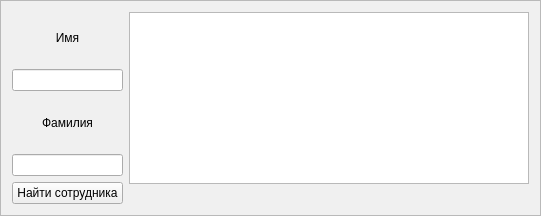
   <widget class="QFrame" name="frame_2">
    <property name="geometry">
     <rect>
      <x>580</x>
      <y>300</y>
      <width>541</width>
      <height>216</height>
     </rect>
    </property>
    <property name="palette">
     <palette>
      <active>
       <colorrole role="WindowText">
        <brush brushstyle="SolidPattern">
         <color alpha="255">
          <red>0</red>
          <green>0</green>
          <blue>0</blue>
         </color>
        </brush>
       </colorrole>
       <colorrole role="Button">
        <brush brushstyle="SolidPattern">
         <color alpha="255">
          <red>240</red>
          <green>240</green>
          <blue>240</blue>
         </color>
        </brush>
       </colorrole>
       <colorrole role="Light">
        <brush brushstyle="SolidPattern">
         <color alpha="255">
          <red>255</red>
          <green>255</green>
          <blue>255</blue>
         </color>
        </brush>
       </colorrole>
       <colorrole role="Midlight">
        <brush brushstyle="SolidPattern">
         <color alpha="255">
          <red>227</red>
          <green>227</green>
          <blue>227</blue>
         </color>
        </brush>
       </colorrole>
       <colorrole role="Dark">
        <brush brushstyle="SolidPattern">
         <color alpha="255">
          <red>160</red>
          <green>160</green>
          <blue>160</blue>
         </color>
        </brush>
       </colorrole>
       <colorrole role="Mid">
        <brush brushstyle="SolidPattern">
         <color alpha="255">
          <red>160</red>
          <green>160</green>
          <blue>160</blue>
         </color>
        </brush>
       </colorrole>
       <colorrole role="Text">
        <brush brushstyle="SolidPattern">
         <color alpha="255">
          <red>0</red>
          <green>0</green>
          <blue>0</blue>
         </color>
        </brush>
       </colorrole>
       <colorrole role="BrightText">
        <brush brushstyle="SolidPattern">
         <color alpha="255">
          <red>255</red>
          <green>255</green>
          <blue>255</blue>
         </color>
        </brush>
       </colorrole>
       <colorrole role="ButtonText">
        <brush brushstyle="SolidPattern">
         <color alpha="255">
          <red>0</red>
          <green>0</green>
          <blue>0</blue>
         </color>
        </brush>
       </colorrole>
       <colorrole role="Base">
        <brush brushstyle="SolidPattern">
         <color alpha="255">
          <red>255</red>
          <green>255</green>
          <blue>255</blue>
         </color>
        </brush>
       </colorrole>
       <colorrole role="Window">
        <brush brushstyle="SolidPattern">
         <color alpha="255">
          <red>112</red>
          <green>112</green>
          <blue>112</blue>
         </color>
        </brush>
       </colorrole>
       <colorrole role="Shadow">
        <brush brushstyle="SolidPattern">
         <color alpha="255">
          <red>105</red>
          <green>105</green>
          <blue>105</blue>
         </color>
        </brush>
       </colorrole>
       <colorrole role="Highlight">
        <brush brushstyle="SolidPattern">
         <color alpha="255">
          <red>0</red>
          <green>120</green>
          <blue>215</blue>
         </color>
        </brush>
       </colorrole>
       <colorrole role="HighlightedText">
        <brush brushstyle="SolidPattern">
         <color alpha="255">
          <red>255</red>
          <green>255</green>
          <blue>255</blue>
         </color>
        </brush>
       </colorrole>
       <colorrole role="Link">
        <brush brushstyle="SolidPattern">
         <color alpha="255">
          <red>0</red>
          <green>0</green>
          <blue>255</blue>
         </color>
        </brush>
       </colorrole>
       <colorrole role="LinkVisited">
        <brush brushstyle="SolidPattern">
         <color alpha="255">
          <red>255</red>
          <green>0</green>
          <blue>255</blue>
         </color>
        </brush>
       </colorrole>
       <colorrole role="AlternateBase">
        <brush brushstyle="SolidPattern">
         <color alpha="255">
          <red>245</red>
          <green>245</green>
          <blue>245</blue>
         </color>
        </brush>
       </colorrole>
       <colorrole role="NoRole">
        <brush brushstyle="SolidPattern">
         <color alpha="255">
          <red>0</red>
          <green>0</green>
          <blue>0</blue>
         </color>
        </brush>
       </colorrole>
       <colorrole role="ToolTipBase">
        <brush brushstyle="SolidPattern">
         <color alpha="255">
          <red>255</red>
          <green>255</green>
          <blue>220</blue>
         </color>
        </brush>
       </colorrole>
       <colorrole role="ToolTipText">
        <brush brushstyle="SolidPattern">
         <color alpha="255">
          <red>0</red>
          <green>0</green>
          <blue>0</blue>
         </color>
        </brush>
       </colorrole>
       <colorrole role="PlaceholderText">
        <brush brushstyle="SolidPattern">
         <color alpha="128">
          <red>0</red>
          <green>0</green>
          <blue>0</blue>
         </color>
        </brush>
       </colorrole>
      </active>
      <inactive>
       <colorrole role="WindowText">
        <brush brushstyle="SolidPattern">
         <color alpha="255">
          <red>0</red>
          <green>0</green>
          <blue>0</blue>
         </color>
        </brush>
       </colorrole>
       <colorrole role="Button">
        <brush brushstyle="SolidPattern">
         <color alpha="255">
          <red>240</red>
          <green>240</green>
          <blue>240</blue>
         </color>
        </brush>
       </colorrole>
       <colorrole role="Light">
        <brush brushstyle="SolidPattern">
         <color alpha="255">
          <red>255</red>
          <green>255</green>
          <blue>255</blue>
         </color>
        </brush>
       </colorrole>
       <colorrole role="Midlight">
        <brush brushstyle="SolidPattern">
         <color alpha="255">
          <red>227</red>
          <green>227</green>
          <blue>227</blue>
         </color>
        </brush>
       </colorrole>
       <colorrole role="Dark">
        <brush brushstyle="SolidPattern">
         <color alpha="255">
          <red>160</red>
          <green>160</green>
          <blue>160</blue>
         </color>
        </brush>
       </colorrole>
       <colorrole role="Mid">
        <brush brushstyle="SolidPattern">
         <color alpha="255">
          <red>160</red>
          <green>160</green>
          <blue>160</blue>
         </color>
        </brush>
       </colorrole>
       <colorrole role="Text">
        <brush brushstyle="SolidPattern">
         <color alpha="255">
          <red>0</red>
          <green>0</green>
          <blue>0</blue>
         </color>
        </brush>
       </colorrole>
       <colorrole role="BrightText">
        <brush brushstyle="SolidPattern">
         <color alpha="255">
          <red>255</red>
          <green>255</green>
          <blue>255</blue>
         </color>
        </brush>
       </colorrole>
       <colorrole role="ButtonText">
        <brush brushstyle="SolidPattern">
         <color alpha="255">
          <red>0</red>
          <green>0</green>
          <blue>0</blue>
         </color>
        </brush>
       </colorrole>
       <colorrole role="Base">
        <brush brushstyle="SolidPattern">
         <color alpha="255">
          <red>255</red>
          <green>255</green>
          <blue>255</blue>
         </color>
        </brush>
       </colorrole>
       <colorrole role="Window">
        <brush brushstyle="SolidPattern">
         <color alpha="255">
          <red>240</red>
          <green>240</green>
          <blue>240</blue>
         </color>
        </brush>
       </colorrole>
       <colorrole role="Shadow">
        <brush brushstyle="SolidPattern">
         <color alpha="255">
          <red>105</red>
          <green>105</green>
          <blue>105</blue>
         </color>
        </brush>
       </colorrole>
       <colorrole role="Highlight">
        <brush brushstyle="SolidPattern">
         <color alpha="255">
          <red>240</red>
          <green>240</green>
          <blue>240</blue>
         </color>
        </brush>
       </colorrole>
       <colorrole role="HighlightedText">
        <brush brushstyle="SolidPattern">
         <color alpha="255">
          <red>0</red>
          <green>0</green>
          <blue>0</blue>
         </color>
        </brush>
       </colorrole>
       <colorrole role="Link">
        <brush brushstyle="SolidPattern">
         <color alpha="255">
          <red>0</red>
          <green>0</green>
          <blue>255</blue>
         </color>
        </brush>
       </colorrole>
       <colorrole role="LinkVisited">
        <brush brushstyle="SolidPattern">
         <color alpha="255">
          <red>255</red>
          <green>0</green>
          <blue>255</blue>
         </color>
        </brush>
       </colorrole>
       <colorrole role="AlternateBase">
        <brush brushstyle="SolidPattern">
         <color alpha="255">
          <red>245</red>
          <green>245</green>
          <blue>245</blue>
         </color>
        </brush>
       </colorrole>
       <colorrole role="NoRole">
        <brush brushstyle="NoBrush">
         <color alpha="255">
          <red>0</red>
          <green>0</green>
          <blue>0</blue>
         </color>
        </brush>
       </colorrole>
       <colorrole role="ToolTipBase">
        <brush brushstyle="SolidPattern">
         <color alpha="255">
          <red>255</red>
          <green>255</green>
          <blue>220</blue>
         </color>
        </brush>
       </colorrole>
       <colorrole role="ToolTipText">
        <brush brushstyle="SolidPattern">
         <color alpha="255">
          <red>0</red>
          <green>0</green>
          <blue>0</blue>
         </color>
        </brush>
       </colorrole>
       <colorrole role="PlaceholderText">
        <brush brushstyle="SolidPattern">
         <color alpha="128">
          <red>0</red>
          <green>0</green>
          <blue>0</blue>
         </color>
        </brush>
       </colorrole>
      </inactive>
      <disabled>
       <colorrole role="WindowText">
        <brush brushstyle="SolidPattern">
         <color alpha="255">
          <red>120</red>
          <green>120</green>
          <blue>120</blue>
         </color>
        </brush>
       </colorrole>
       <colorrole role="Button">
        <brush brushstyle="SolidPattern">
         <color alpha="255">
          <red>240</red>
          <green>240</green>
          <blue>240</blue>
         </color>
        </brush>
       </colorrole>
       <colorrole role="Light">
        <brush brushstyle="SolidPattern">
         <color alpha="255">
          <red>255</red>
          <green>255</green>
          <blue>255</blue>
         </color>
        </brush>
       </colorrole>
       <colorrole role="Midlight">
        <brush brushstyle="SolidPattern">
         <color alpha="255">
          <red>247</red>
          <green>247</green>
          <blue>247</blue>
         </color>
        </brush>
       </colorrole>
       <colorrole role="Dark">
        <brush brushstyle="SolidPattern">
         <color alpha="255">
          <red>160</red>
          <green>160</green>
          <blue>160</blue>
         </color>
        </brush>
       </colorrole>
       <colorrole role="Mid">
        <brush brushstyle="SolidPattern">
         <color alpha="255">
          <red>160</red>
          <green>160</green>
          <blue>160</blue>
         </color>
        </brush>
       </colorrole>
       <colorrole role="Text">
        <brush brushstyle="SolidPattern">
         <color alpha="255">
          <red>120</red>
          <green>120</green>
          <blue>120</blue>
         </color>
        </brush>
       </colorrole>
       <colorrole role="BrightText">
        <brush brushstyle="SolidPattern">
         <color alpha="255">
          <red>255</red>
          <green>255</green>
          <blue>255</blue>
         </color>
        </brush>
       </colorrole>
       <colorrole role="ButtonText">
        <brush brushstyle="SolidPattern">
         <color alpha="255">
          <red>120</red>
          <green>120</green>
          <blue>120</blue>
         </color>
        </brush>
       </colorrole>
       <colorrole role="Base">
        <brush brushstyle="SolidPattern">
         <color alpha="255">
          <red>112</red>
          <green>112</green>
          <blue>112</blue>
         </color>
        </brush>
       </colorrole>
       <colorrole role="Window">
        <brush brushstyle="SolidPattern">
         <color alpha="255">
          <red>112</red>
          <green>112</green>
          <blue>112</blue>
         </color>
        </brush>
       </colorrole>
       <colorrole role="Shadow">
        <brush brushstyle="SolidPattern">
         <color alpha="255">
          <red>0</red>
          <green>0</green>
          <blue>0</blue>
         </color>
        </brush>
       </colorrole>
       <colorrole role="Highlight">
        <brush brushstyle="SolidPattern">
         <color alpha="255">
          <red>0</red>
          <green>120</green>
          <blue>215</blue>
         </color>
        </brush>
       </colorrole>
       <colorrole role="HighlightedText">
        <brush brushstyle="SolidPattern">
         <color alpha="255">
          <red>255</red>
          <green>255</green>
          <blue>255</blue>
         </color>
        </brush>
       </colorrole>
       <colorrole role="Link">
        <brush brushstyle="SolidPattern">
         <color alpha="255">
          <red>0</red>
          <green>0</green>
          <blue>255</blue>
         </color>
        </brush>
       </colorrole>
       <colorrole role="LinkVisited">
        <brush brushstyle="SolidPattern">
         <color alpha="255">
          <red>255</red>
          <green>0</green>
          <blue>255</blue>
         </color>
        </brush>
       </colorrole>
       <colorrole role="AlternateBase">
        <brush brushstyle="SolidPattern">
         <color alpha="255">
          <red>245</red>
          <green>245</green>
          <blue>245</blue>
         </color>
        </brush>
       </colorrole>
       <colorrole role="NoRole">
        <brush brushstyle="NoBrush">
         <color alpha="255">
          <red>0</red>
          <green>0</green>
          <blue>0</blue>
         </color>
        </brush>
       </colorrole>
       <colorrole role="ToolTipBase">
        <brush brushstyle="SolidPattern">
         <color alpha="255">
          <red>255</red>
          <green>255</green>
          <blue>220</blue>
         </color>
        </brush>
       </colorrole>
       <colorrole role="ToolTipText">
        <brush brushstyle="SolidPattern">
         <color alpha="255">
          <red>0</red>
          <green>0</green>
          <blue>0</blue>
         </color>
        </brush>
       </colorrole>
       <colorrole role="PlaceholderText">
        <brush brushstyle="SolidPattern">
         <color alpha="128">
          <red>0</red>
          <green>0</green>
          <blue>0</blue>
         </color>
        </brush>
       </colorrole>
      </disabled>
     </palette>
    </property>
    <property name="autoFillBackground">
     <bool>true</bool>
    </property>
    <property name="frameShape">
     <enum>QFrame::StyledPanel</enum>
    </property>
    <property name="frameShadow">
     <enum>QFrame::Raised</enum>
    </property>
    <layout class="QHBoxLayout" name="horizontalLayout">
     <item>
      <layout class="QVBoxLayout" name="verticalLayout_9">
       <item>
        <layout class="QVBoxLayout" name="verticalLayout_13">
         <item>
          <widget class="QLabel" name="date_3">
           <property name="text">
            <string>Имя</string>
           </property>
           <property name="alignment">
            <set>Qt::AlignCenter</set>
           </property>
          </widget>
         </item>
         <item>
          <widget class="QLineEdit" name="firstName_2">
           <property name="inputMask">
            <string/>
           </property>
          </widget>
         </item>
        </layout>
       </item>
       <item>
        <layout class="QVBoxLayout" name="verticalLayout_14">
         <item>
          <widget class="QLabel" name="time_3">
           <property name="text">
            <string>Фамилия</string>
           </property>
           <property name="alignment">
            <set>Qt::AlignCenter</set>
           </property>
          </widget>
         </item>
         <item>
          <widget class="QLineEdit" name="secondName_2">
           <property name="inputMask">
            <string/>
           </property>
          </widget>
         </item>
        </layout>
       </item>
       <item>
        <widget class="QPushButton" name="pushButton_11">
         <property name="text">
          <string>Найти сотрудника</string>
         </property>
        </widget>
       </item>
      </layout>
     </item>
     <item>
      <layout class="QVBoxLayout" name="verticalLayout_15">
       <item>
        <widget class="QTableView" name="tableView_2">
         <property name="minimumSize">
          <size>
           <width>400</width>
           <height>0</height>
          </size>
         </property>
        </widget>
       </item>
       <item>
        <widget class="QLabel" name="label_4">
         <property name="text">
          <string/>
         </property>
         <property name="alignment">
          <set>Qt::AlignCenter</set>
         </property>
        </widget>
       </item>
      </layout>
     </item>
    </layout>
   </widget>
